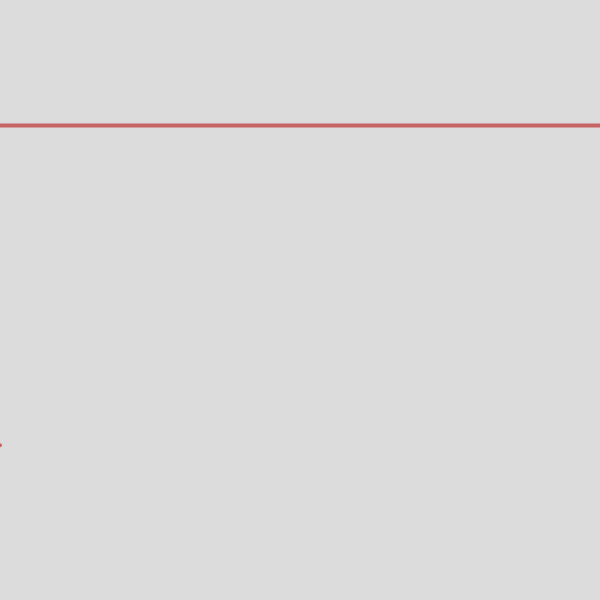
Frame 1 (no input)
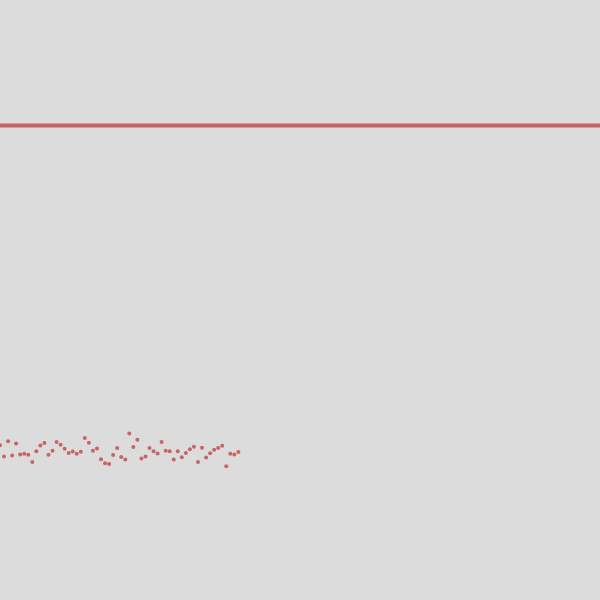
Frame 60 (no input)
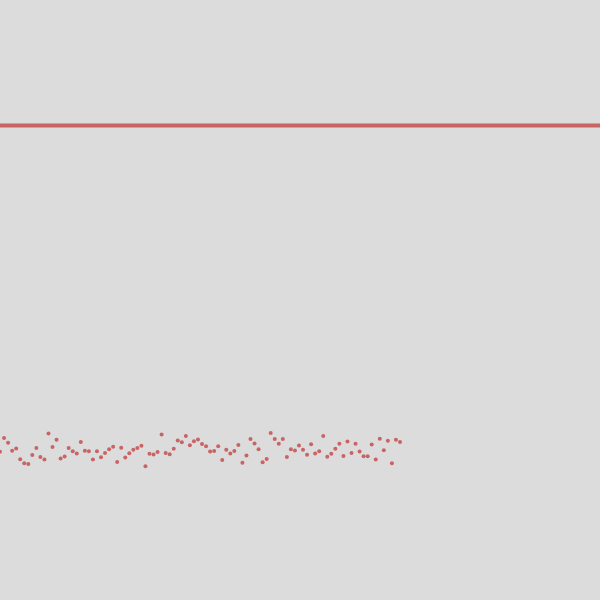
Frame 120 (the mouse pressed at the canvas centre since frame 60)

The p5.js sketch that drew these frames (run headless with seeded random() and noise() and a simulated clock; from frame 60 on, the mouse is pressed at the canvas centre):

// p5.js sketch
// ── sketch.js
// https://editor.p5js.org/mkreier/sketches/1oCHPXX3T
let slider;
let currentSignal = 0;
let currentValue = 0;
let history = [];

const CANVAS_SIZE = 600;
const CONTROL_INCREMENT = 3;
const SETPOINT = 4.5

function setup() {
  createCanvas(CANVAS_SIZE, CANVAS_SIZE);
  slider = createSlider(0, 255, 0);
  slider.position(10, CANVAS_SIZE);
  slider.style('width', '80px');
}





function draw() {
  background(220);
  currentValue = readValve(currentSignal);
  currentSignal = slider.value();
  drawAndUpdateHistory()
  
  // Your automation code goes here.

  
}

function readValve(signal){
  value = map(signal,0,255,0,6.1)
  value = randomGaussian(value, 0.1);
  return value;
}

function drawAndUpdateHistory(){
  history.push(currentValue)
  if(history.length > 100){
    history.shift();
  }
  stroke(200,100,100);
  strokeWeight(4);
  for(var i = 0;i<history.length;i++){
    point(map(i,0,99,0,400),map(history[i],0,6.2,0.75*CANVAS_SIZE,10));
  }
  line(0,map(SETPOINT,0,6.1,0.75*CANVAS_SIZE,10),CANVAS_SIZE,map(SETPOINT,0,6.1,0.75*CANVAS_SIZE,10))
}

function on_off_control(){
   if(currentValue < SETPOINT){
    slider.value(currentSignal + CONTROL_INCREMENT) 
  }
  else{
    slider.value(currentSignal - CONTROL_INCREMENT) 
  }
}

function pi_control(){
  
}
